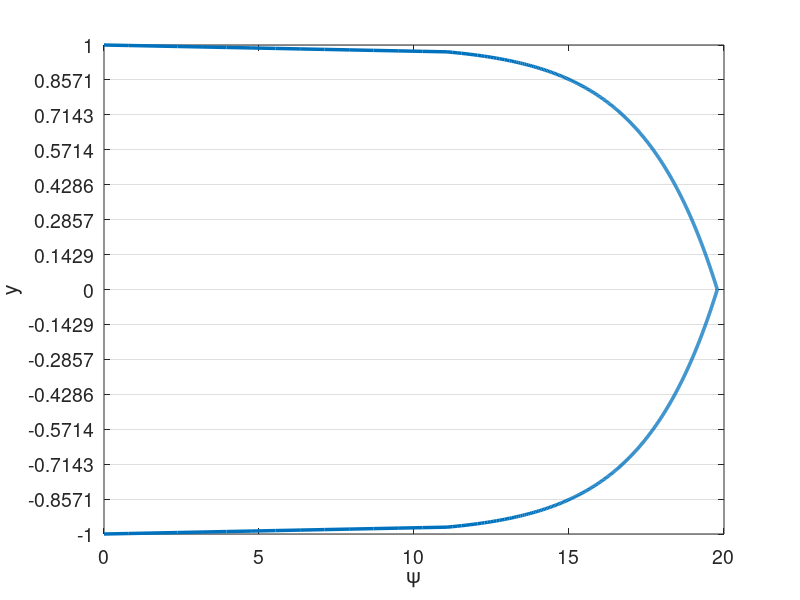

Write MATLAB code to recreate this figure. (Note: this script raises an error after producing the figure.)
% clc
clear all
close all


set(0,'DefaultAxesFontSize',14)
set(0,'defaultLineLineWidth',2.5)
% set(0,'DefaultFigureWindowStyle','docked')


linestyles = {'k-','b-','r-','g-','c-','m-','k--','b--','r--','g--','c--','m--','k-.','b-.','r-.','g-.','c-.','m-.','k:','b:','r:','g:','c:','m:'};
pointstyles = {'ko','bo','ro','go','co','mo','k^','b^','r^','g^','c^','m^','ks','bs','rs','gs','cs','ms','k*','b*','r*','g*','c*','m*','k+','b+','r+','g+','c+','m+'};
%%

%%%%%%%%%%%%%%%%%%%%%%%%%%%%%%%%%%%%%%%%%%%%%%%%%%%%%%%%%%%%%%%%%%
% Navier-Stokes Solver Demo (2D Channel)
%%%%%%%%%%%%%%%%%%%%%%%%%%%%%%%%%%%%%%%%%%%%%%%%%%%%%%%%%%%%%%%%%%

format compact;
format short; 
mu = 1/395;
rho = 1;
Re = rho/mu; 
dpdx = 1;
k_bc_val = 0;
omg_bc_val = 1*k_bc_val;

%N=16; E=5; N1=N+1; nL=N1*N1*E;  % 16th order
N=7; % polynomial order  
Ex=1; % Number of elements in x
Ey=14; % Number of elements in y
CFL=0.1;
u_ic = Re;
pert = 0.0;
% f_ic = @(x,y) 3/2*(1-y.^2);
f_ic = @(x,y) 20*(1-y.^8);

rans_on = 1;


soln_dir = "big_run_20";
plot_soln = 1;
save_soln = 1;
plot_int = 10000;
save_soln_int = 10000;

%% Enrichment information
en_on = 0;
N_en_y = 1; 
% en_mag = 1;
% psi = {@(x,y) en_mag*(0.5*(1 - y.^2) + 0.*x), @(x,y) 0.*y + 0.*x};
% gpsi = {@(x,y) 0.*y + 0.*x, @(x,y) en_mag*(-1.*y + 0.*x), ...
%         @(x,y) 0.*y + 0.*x, @(x,y) 0.*y + 0.*x};
% hpsi = {@(x,y) 0.*y + 0.*x, @(x,y) en_mag*(-1 - 0.*y + 0.*x), ...
%         @(x,y) 0.*y + 0.*x, @(x,y) 0.*y + 0.*x};
    
% psi = {@(x,y) (0.5*(1 - y.^4) + 0.*x), @(x,y) 0.*y + 0.*x};
% gpsi = {@(x,y) 0.*y + 0.*x, @(x,y) (-2.*y.^3 + 0.*x), ...
%         @(x,y) 0.*y + 0.*x, @(x,y) 0.*y + 0.*x};
% hpsi = {@(x,y) 0.*y + 0.*x, @(x,y) (-6.*y.^2 + 0.*x), ...
%         @(x,y) 0.*y + 0.*x, @(x,y) 0.*y + 0.*x};
%    

    
% Law of the wall
Re_t = Re;
u_tau = 1;
nu = 1/Re_t;
kap = 0.41;
beta = 5.2;
dypdy = u_tau/nu;
ypb = 11.062299784340414;
yp = @(y) (1-abs(y))*Re_t;
psi = {@(x,y) (yp(y) <= ypb).*yp(y) + (yp(y) > ypb).*(1./kap.*log(yp(y)+eps)+beta) + 0.*x, @(x,y) 0.*y + 0.*x};
gpsi = {@(x,y) 0.*y + 0.*x,  @(x,y) ((yp(y) <= ypb).*1 + (yp(y) > ypb).*1/(kap*(yp(y)+eps)))*dypdy + 0.*x,...
        @(x,y) 0.*y + 0.*x, @(x,y) 0.*y + 0.*x};
hpsi = {@(x,y) 0.*y + 0.*x,  @(x,y) ((yp(y) <= ypb).*0 + (yp(y) > ypb).*-1./(kap*(yp(y)+eps).^2))*dypdy*dypdy + 0.*x,...
        @(x,y) 0.*y + 0.*x, @(x,y) 0.*y + 0.*x};
    

%% Plot psi
figure(5)
ys_plot = linspace(-1,1,1000);
plot(psi{1}(0,ys_plot),ys_plot)
xlabel('\psi')
ylabel('y')
set(gca, 'YGrid', 'on', 'XGrid', 'off')
yticks(linspace(-1,1,Ey+1));

psi_p = psi{1}(0,N_en_y*2/Ey-1);
dypsi_p1 = gpsi{2}(0,N_en_y*2/Ey-1);
dypsi_p2 = gpsi{2}(0,1-N_en_y*2/Ey);

%% Begin Solve
E=Ex*Ey; % Total number of elements
N1=N+1;
disp("Generating Matrices")
Q=makeq(Ex,Ey,N); % Global continuity
R=maker(Q,Ex,N); % Restriction matrix, applies Dirichlet conditions
% [X,Y]=make_geom_channel(Ex,Ey,N);      % Geometry in local form
[X,Y]=make_geom_channel_exp(Ex,Ey,N);      % Geometry in local form
en_b_nodes = get_en_bound_nodes(Ex,Ey,N,N_en_y);

Ys = zeros(Ey*length(Y(1,:,1)),1);
for i = 1:Ey
    Ys((i-1)*(N+1)+1:(i)*(N+1)) = Y(1,:,(i-1)*Ex+1);
end
        
[G,J,ML,RX]=make_coef(X,Y);
[Ah,Bh,Ch,Dh,z,w]=semhat(N);
[Gs, Gs_x, Gs_y] =  face_mats(X,Y,E,N);
Gs_c = R*Q'*apply_en_cont(Gs,en_b_nodes,psi_p);
Gsb = R*Q'*Gs*Q*R';


[n,nb]=size(R); 
nL=N1*N1*E;

Ab=spalloc(nL,nL,nL*N);    %  Generate Abar
for j=1:nL
    x=zeros(nL,1); 
    x(j)=1; 
    Ab(:,j)=abar_c(x,Dh,G,Q);  % assembled Neumann Operator
end
A_c=R*Q'*apply_en_cont(Ab,en_b_nodes,psi_p);
S_check=full(Ab);
Ab = Q'*Ab*Q;
A=R*Ab*R'; % Full stiffness matrix
Bb=reshape(ML,nL,1); % Form Mass matrix
Bb=diag(Bb); 
Bb=sparse(Bb); 
Ma=R*Q'*Bb*Q*R'; % Assembling mass matrix  % Full mass matrix
M_c = R*Q'*apply_en_cont(Bb,en_b_nodes,psi_p);


%% Form matrices for rans

[L_x,L_y,J_x,J_y] = dir_jac(E,X,Y);
w2d = w*w';
w1d = reshape(w2d,[N1*N1,1])';
[dphi_dxi, dphi_deta, dphi_dx, dphi_dy, dpdx_dpdx, dpdy_dpdy, dpdx_dpdy, ...
        dpdx_dpdx_flat, dpdy_dpdy_flat, dpdx_dpdy_flat] ...
    = get_phi_grads(N1,Dh,E,J_x,J_y);
dphi_dx_flat = reshape(dphi_dx,N1*N1,N1*N1,E);
dphi_dy_flat = reshape(dphi_dy,N1*N1,N1*N1,E);

myA = zeros(N1*N1*E);
for ie=1:E
    for i=1:N1*N1
        for j=1:N1*N1
            myA((ie-1)*N1*N1+i,(ie-1)*N1*N1+j) = ... 
                sum(J(:,:,ie).*w2d.*dpdx_dpdx(:,:,i,j,ie) ...
               + J(:,:,ie).*w2d.*dpdy_dpdy(:,:,i,j,ie),'All');           
        end
    end    
end

A_x = form_Ax(N1,E,w2d,J_x,J,dpdx_dpdx,ones(size(J)));
A_y = form_Ay(N1,E,w2d,J_y,J,dpdy_dpdy,ones(size(J)));
A_xy = form_Axy(N1,E,w2d,J_x,J_y,J,dpdx_dpdy,ones(size(J)));


SS = zeros(N1,N1,E,2,2);
OS = zeros(N1,N1,E,2,2);
dudx = zeros(N1,N1,E);
dudy = zeros(N1,N1,E);
dvdx = zeros(N1,N1,E);
dvdy = zeros(N1,N1,E);
dkdx = zeros(N1,N1,E);
dkdy = zeros(N1,N1,E);
domgdx = zeros(N1,N1,E);
domgdy = zeros(N1,N1,E);

%%
M_check=full(Bb);

Ma_uv_check = zeros(2*nL);
Ma_uv_check(1:nL,1:nL) = M_check;
Ma_uv_check(nL+1:2*nL,nL+1:2*nL) = M_check;
A_uv_check = zeros(2*nL);
A_uv_check(1:nL,1:nL) = S_check;
A_uv_check(nL+1:2*nL,nL+1:2*nL) = S_check;

M_q = full(Ma);
S_q = full(A);


%%
% Assemble overall system matrices
nn = length(Ma); % number of nodes in the domain
Ma_uv = zeros(2*nn);
Ma_uv(1:nn,1:nn) = Ma;
Ma_uv(nn+1:2*nn,nn+1:2*nn) = Ma;
Ma_uv = sparse(Ma_uv);
A_uv = zeros(2*nn);
A_uv(1:nn,1:nn) = A;
A_uv(nn+1:2*nn,nn+1:2*nn) = A;
A_uv = sparse(A_uv);
ML_uv = zeros(2*(N+1),2*(N+1),E);
ML_uv(1:N+1,1:N+1,1:E) = ML;
ML_uv(N+2:2*(N+1),N+2:2*(N+1),1:E) = ML;
G_uv = zeros(2*nn);
G_uv(1:nn,1:nn) = Gsb;
G_uv(nn+1:2*nn,nn+1:2*nn) = Gsb;
G_uv = sparse(G_uv);



%% Assemble enrichment matrices
psi_xy{1} = psi{1}(X,Y);
psi_xy{2} = psi{2}(X,Y);
if en_on
    disp("Computing enrichment")
    [Mp,Sp,T1,T2,T1_alt,T1_alt2,Mp_alt,Sp_alt,z_en,w_en] = enrich_mats(X,Y,E,N,psi,gpsi,hpsi,J);
    nb = N1*N1;
        
    for is=1:2
        Mp_all{is} = zeros(nb*E,nb*E);
        Sp_all{is} = zeros(nb*E,nb*E);
        T1_all{is} = zeros(N+1,N+1,E);
        T2_all{is} = zeros(N+1,N+1,E);
        T1_alt_all{is} = zeros(N+1,N+1,E);
        T1_alt2_all{is} = zeros(N+1,N+1,E);
        Mp_alt_all{is} = zeros(nb*E,nb*E);
        Sp_alt_all{is} = zeros(nb*E,nb*E);
        
        T1_rs{is} = reshape(T1{is},[N+1,N+1,E]);
        T2_rs{is} = reshape(T2{is},[N+1,N+1,E]);
        T1_alt_rs{is} = reshape(T1_alt{is},[N+1,N+1,E]);
        T1_alt2_rs{is} = reshape(T1_alt2{is},[N+1,N+1,E]);
        
        % TODO: Assemble differently for different elements
        for iy = 1:Ey
            for ix = 1:Ex
                i = (iy-1)*Ex+ix;
                if ((iy <= N_en_y) || (iy > Ey-N_en_y))
                    Mp_all{is}((i-1)*nb+1:i*nb,(i-1)*nb+1:i*nb) = Mp{is}(:,:,i);
                    Sp_all{is}((i-1)*nb+1:i*nb,(i-1)*nb+1:i*nb) = Sp{is}(:,:,i);
                    T1_all{is}(:,:,i) = T1_rs{is}(:,:,i); 
                    T2_all{is}(:,:,i) = T2_rs{is}(:,:,i);
                    T1_alt_all{is}(:,:,i) = T1_alt_rs{is}(:,:,i); 
                    T1_alt2_all{is}(:,:,i) = T1_alt2_rs{is}(:,:,i); 
                end                
            end
        end
        %%
        if is == 1
            Mp_check_1 = full(Mp_all{is});
            Sp_check_1 = full(Sp_all{is});
            T1_check_1 = full(T1_all{is});
            T2_check_1 = full(T2_all{is});
            Mp_check_2 = zeros(size(Mp_all{is}));
            Sp_check_2 = zeros(size(Mp_all{is}));
            T1_check_2 = zeros(size(Mp_all{is}));
            T2_check_2 = zeros(size(Mp_all{is}));
        elseif is == 2
            Mp_check_2 = full(Mp_all{is});
            Sp_check_2 = full(Sp_all{is});
            T1_check_2 = full(T1_all{is});
            T2_check_2 = full(T2_all{is});
        end
        %%
        Mp_all{is} = sparse(Mp_all{is});        
        Mp_all_c{is} = R*Q'*apply_en_cont(Mp_all{is},en_b_nodes,psi_p);
        Mp_all{is} = R*Q'*Mp_all{is}*Q*R';
        Sp_all{is} = sparse(Sp_all{is});
        Sp_all_c{is} = R*Q'*apply_en_cont(Sp_all{is},en_b_nodes,psi_p);
        Sp_all{is} = R*Q'*Sp_all{is}*Q*R';
        
        Mp_alt_all{is} = sparse(Mp_alt_all{is});        
        Mp_alt_all_c{is} = R*Q'*apply_en_cont(Mp_alt_all{is},en_b_nodes,psi_p);
        Mp_alt_all{is} = R*Q'*Mp_alt_all{is}*Q*R';   
    end
    
    Mp_uv = zeros(2*nn);
    Sp_uv = zeros(2*nn);
    Mp_uv(1:nn,1:nn) = Mp_all{1};
    Mp_uv(1:nn,nn+1:2*nn) = Mp_all{2};
    Sp_uv(1:nn,1:nn) = Sp_all{1};
    Sp_uv(nn+1:2*nn,nn+1:2*nn) = Sp_all{1};
    
    %%
    Mp_uv_check = zeros(2*nL);
    Mp_uv_check(1:nL,1:nL) = Mp_check_1;
    Mp_uv_check(1:nL,nL+1:2*nL) = Mp_check_2;
    Sp_uv_check(1:nL,1:nL) = Sp_check_1;
    Sp_uv_check(nL+1:2*nL,nL+1:2*nL) = Sp_check_1;
    Mp_q_1 = full(Mp_all{1});
    Sp_q_1 = full(Sp_all{1});
    
    Mp_q_2 = full(Mp_all{2});
    Sp_q_2 = full(Sp_all{2});
    %%

    Mp_uv = sparse(Mp_uv);
    Sp_uv = sparse(Sp_uv);   
end

%%

dxmin=pi*(z(N1)-z(N))/(2*Ex); % Get min dx for CFL constraint
Tfinal=50; 
dt=CFL*dxmin/u_ic; 
nstep=ceil(Tfinal/dt); 
dt=Tfinal/nstep; 
% Print information
nstep
dt
yp1 = (1+Y(1,2))*Re

disp("Computing inverse")
Ai=pinv(full(Ab)); 

disp("Setting Initial Conditions")
% Initial conditions
u=u_ic*ones(size(ML)); 
v=0*ML;
k=k_bc_val*ones(size(ML));
omg=omg_bc_val*ones(size(ML));

for e = 1:E
    for i = 1:N+1
        for j = 1:N+1
            u(i,j,e) = f_ic(X(i,j,e),Y(i,j,e))+pert*rand()*u_ic;
            v(i,j,e) = v(i,j,e)+pert*rand()*u_ic;
            if en_on
                if ((e <= Ex*N_en_y) || (e > (Ey-N_en_y)*Ex))
                    u(i,j,e) = u(i,j,e) - psi{1}(X(i,j,e),Y(i,j,e));
                    v(i,j,e) = v(i,j,e) - psi{2}(X(i,j,e),Y(i,j,e));
                end
            end
        end
    end
end

% u_tau = 1;
u_tau = sqrt(0.316./(Re.^0.25)/8);
Yp = max((1-abs(Y))*u_tau*Re,1e-3);
sigma = 0.6;
fact = exp((-(log10(Yp)-1).^2)./(2*sigma.^2));
k = k_bc_val + 4.5*u_tau*u_tau*fact;

eps_s = 3;
omg_bc_val = 40000*u_tau.^2/(mu*eps_s.^2);
omg = omg_bc_val + 0.5*Re*u_tau*u_tau*fact;

% u = apply_en_cont_soln(u,en_b_nodes,psi_p);
u1=u; u2=u; u3=u; fx3=u; fx2=u; fx1=u;
v1=v; v2=v; v3=v; fy3=v; fy2=v; fy1=v;
k1=k; k2=k; k3=k; fk3=k; fk2=k; fk1=k;
omg1=omg; omg2=omg; omg3=omg; fomg3=omg; fomg2=omg; fomg1=omg;

F = dpdx*ones(size(ML));
% Fb=reshape(ML.*F,nL,1); %% Output
% 
% Fb=Bb\(Q'*Fb);  

uv = [u;v];

%%
uv_ic_check = uv;

%% Setup BC if nonzero
% u_bc = ones(size(u)).*((Y==1)+(Y==-1));
% u_bc = reshape(ML.*u_bc,nL,1);
% u_bc = Bb\(Q'*u_bc);

k_bc = k_bc_val.*ones(size(k));
k_bc = reshape(ML.*k_bc,nL,1);
k_bc = (Q'*Bb*Q)\(Q'*k_bc);

omg_bc = omg_bc_val.*ones(size(omg));
omg_bc = reshape(ML.*omg_bc,nL,1);
omg_bc = (Q'*Bb*Q)\(Q'*omg_bc);


%%
disp("Timestepping")
plot1 = 1;
time = 0;
plot1 = post_channel(N,Ex,Ey,w,X,Y,Ys,en_on,time,u,psi_xy,N_en_y,plot1);
if save_soln
    mkdir(soln_dir);
end
%%
% psi_len = length(M_c);
% psi_c = zeros(psi_len,1);
% psi_c(1:psi_len/2) = -1*ones(psi_len/2,1)*psi_p;
% psi_c(psi_len/2+1:psi_len) = 1*ones(psi_len/2,1)*psi_p;
for step=1:nstep
    %% Form S
    u_flat = reshape(u,N1*N1,E);
    v_flat = reshape(v,N1*N1,E);
    k_flat = reshape(k,N1*N1,E);
    omg_flat = reshape(omg,N1*N1,E);

    
    for ie = 1:E
        dudx(:,:,ie) = reshape(dphi_dx_flat(:,:,ie)*u_flat(:,ie),N1,N1);
        dvdx(:,:,ie) = reshape(dphi_dx_flat(:,:,ie)*v_flat(:,ie),N1,N1);
        dudy(:,:,ie) = reshape(dphi_dy_flat(:,:,ie)*u_flat(:,ie),N1,N1);
        dvdy(:,:,ie) = reshape(dphi_dy_flat(:,:,ie)*v_flat(:,ie),N1,N1);
        dkdx(:,:,ie) = reshape(dphi_dx_flat(:,:,ie)*k_flat(:,ie),N1,N1);
        dkdy(:,:,ie) = reshape(dphi_dy_flat(:,:,ie)*k_flat(:,ie),N1,N1);
        domgdx(:,:,ie) = reshape(dphi_dx_flat(:,:,ie)*omg_flat(:,ie),N1,N1);
        domgdy(:,:,ie) = reshape(dphi_dy_flat(:,:,ie)*omg_flat(:,ie),N1,N1);
    end
    SS(:,:,:,1,1) = 1/2*(dudx+dudx);
    SS(:,:,:,1,2) = 1/2*(dudy+dvdx);
    SS(:,:,:,2,1) = 1/2*(dvdx+dudy);
    SS(:,:,:,2,2) = 1/2*(dvdy+dvdy);
    OS(:,:,:,1,1) = 1/2*(dudx-dudx);
    OS(:,:,:,1,2) = 1/2*(dudy-dvdx);
    OS(:,:,:,2,1) = 1/2*(dvdx-dudy);
    OS(:,:,:,2,2) = 1/2*(dvdy-dvdy);
    

    %% Get rans values
    [mu_t,gam_k,gam_omg,G_k,G_omg,Y_k,Y_omg,S_k,S_omg] ...
        = get_rans_coeffs(rho,mu,k,omg,SS,OS,dkdx,dkdy,domgdx,domgdy);
    Re_t = rho./(mu_t+eps);
    Re_comb = rho./(mu*ones(size(mu_t))+mu_t*rans_on);
    Re_k = rho./gam_k;
    Re_omg = rho./gam_omg;
    %% Timestepping
    time=step*dt;
    if step==1; b0=1.0;    b= [ -1 0 0 ]';       a=[ 1  0 0 ]'; end
    if step==2; b0=1.5;    b=([ -4 1 0 ]')./2;   a=[ 2 -1 0 ]'; end
    if step==3; b0=11./6.; b=([ -18 9 -2 ]')./6; a=[ 3 -3 1 ]'; end
%     if step>=3
        if en_on
            H_x=(Ma + A*dt/(b0*Re) + dt/b0*(Mp_all{1} + Sp_all{1}));
            H_y=(Ma + A*dt/(b0*Re));
            [LH_x,UH_x]=lu(H_x);
            [LH_y,UH_y]=lu(H_y);
            terms_x = 1/Re*(T1_all{1})+T2_all{1};
            terms_y = 1/Re*(T1_all{2})+T2_all{2};
            
            T1_rhs = (dt/b0)*1/Re*R*Q'*reshape(T1_alt_all{1},nL,1);
            
            H_uv = (Ma_uv + (A_uv)*dt/(b0*Re) + dt/b0*(Mp_uv + Sp_uv));
            H_c = (M_c + (A_c)*dt/(b0*Re) + dt/b0*(Mp_all_c{1}+Sp_all_c{1}));
            H_q = full(H_uv);
            rhs_c = (H_c);
            [LH_uv,UH_uv]=lu(H_uv);
        else
%             H=(Ma + A*dt/(b0*Re));
%             [LH_x,UH_x]=lu(H);
%             LH_y = LH_x;
%             UH_y = UH_x;

            terms_x = zeros(N+1,N+1,E);
            terms_y = zeros(N+1,N+1,E);
            T1_rhs = 0;

            [A_x_full,A_y_full,A_xy_full] = form_Ax_Ay_Axy(N1,E,w1d,J,dpdx_dpdx_flat,dpdy_dpdy_flat,dpdx_dpdy_flat,Re_comb);
            A_x = R*Q'*A_x_full*Q*R';
            A_y = R*Q'*A_y_full*Q*R';
            A_xy = R*Q'*A_xy_full*Q*R';
            A_uv = zeros(2*nn);
            A_uv(1:nn,1:nn) = 2*A_x+A_y+A_xy;
            A_uv(nn+1:2*nn,nn+1:2*nn) = A_x+2*A_y+A_xy';
            A_uv = sparse(A_uv);
            
            H_uv = (Ma_uv + (A_uv)*dt/(b0));
%             H_check = (Ma_uv_check + A_uv_check*dt/(b0*Re)); 
            rhs_c = zeros(size(Ma(:,1)));
            [LH_uv,UH_uv]=lu(H_uv);
            
            if rans_on
                [A_x_k,A_y_k] = form_Ax_Ay(N1,E,w1d,J,dpdx_dpdx_flat,dpdy_dpdy_flat,Re_k);
                A_k = R*Q'*(A_x_k + A_y_k)*Q*R';
                Ab_k = Q'*(A_x_k + A_y_k)*Q;
                H_k=(Ma+A_k*dt/(b0));
                H_k_bar = (Q'*Bb*Q+ Ab_k*dt/(b0));
                
                [LH_k,UH_k]=lu(H_k);
                
                % Assuming Re_omg=Re_k
                H_omg = H_k;
                H_omg_bar = H_k_bar;
                LH_omg = LH_k;
                UH_omg = UH_k;
            end
%             Hbar=(Bb+ Ab*dt/(b0*Re));
        end
        
        b0i=1./b0;
%     end % Viscous op
    

    
 
    %% uv version
    
%   Nonlinear step - unassembled, not multiplied by mass matrix

    fx1 = -convl(u,RX,Dh,u,v) + F; % du = Cu  
    fy1 = -convl(v,RX,Dh,u,v); % dv = Cv
    fk1 = -convl(k,RX,Dh,u,v) + G_k - Y_k + S_k; % dk = Ck
    fomg1 = -convl(omg,RX,Dh,u,v) + G_omg - Y_omg + S_omg; % domg = Comg
    
    %%

    rx   = a(1)*fx1   + a(2)*fx2   + a(3)*fx3; % kth-order extrapolation
    ry   = a(1)*fy1   + a(2)*fy2   + a(3)*fy3;
    rk   = a(1)*fk1   + a(2)*fk2   + a(3)*fk3;
    romg = a(1)*fomg1 + a(2)*fomg2 + a(3)*fomg3;

    fx3=fx2; fx2=fx1; 
    fy3=fy2; fy2=fy1; 
    fk3=fk2; fk2=fk1;
    fomg3=fomg2; fomg2=fomg1;

    rx  = dt*rx - (b(1)*u+b(2)*u2+b(3)*u3); u3=u2; u2=u; % Add BDF terms
    ry  = dt*ry - (b(1)*v+b(2)*v2+b(3)*v3); v3=v2; v2=v; %     and
    rk  = dt*rk - (b(1)*k+b(2)*k2+b(3)*k3); k3=k2; k2=k;
    romg = dt*romg - (b(1)*omg+b(2)*omg2+b(3)*omg3); omg3=omg2; omg2=omg;
    
    ut  = b0i*rx; 
    vt  = b0i*ry; 
    k   = b0i*rk;
    omg = b0i*romg;

%   uL=ut; vL=vt;
    [uL,vL,pr]=pressure_project(ut,vt,Ai,Q,ML,RX,Dh); % Div-free velocity
    pr = (b0/dt)*pr;
    

    %%

    %   Set RHS.                 %Viscous update. %  Convert to local form.
%     u=R*(Q'*reshape(ML.*uL,nL,1)-Hbar*u_bc);
    u_rhs=R*(Q'*reshape(ML.*uL,nL,1));
    v_rhs=R*(Q'*reshape(ML.*vL,nL,1));
    
    if rans_on
        k_rhs=R*(Q'*reshape(ML.*k,nL,1)-H_k_bar*k_bc);
        omg_rhs=R*(Q'*reshape(ML.*omg,nL,1)-H_omg_bar*omg_bc);
    end
    
    u_rhs = u_rhs + T1_rhs;
    
    %%
    
    uv = [u_rhs+rhs_c;v_rhs];
    uv=UH_uv\(LH_uv\uv);
 
    if rans_on
        k = UH_k\(LH_k\k_rhs);
        omg = UH_omg\(LH_omg\omg_rhs);
    end
    
    u = uv(1:nn);
    v = uv(nn+1:2*nn);
    u=Q*(R'*u);
    if en_on
        u = apply_en_cont_soln(Ey,N_en_y,en_b_nodes,u,psi_p);
    end
    u=reshape(u,N1,N1,E);
    v=Q*(R'*v);
    v=reshape(v,N1,N1,E);
    
    
    if rans_on
        k=Q*(R'*k+k_bc);
        k=reshape(k,N1,N1,E);
        omg=Q*(R'*omg+omg_bc);
        omg=reshape(omg,N1,N1,E);
    end
    
    
%% Output
    if mod(step,plot_int)==0 && plot_soln
        plot1 = post_channel(N,Ex,Ey,w,X,Y,Ys,en_on,time,u,psi_xy,N_en_y,plot1);
    end
    if mod(step,save_soln_int)==0 && save_soln
        fname = strcat(soln_dir,"/soln_Re_",num2str(Re),"_P_",num2str(N),"_",num2str(Ex),"x",num2str(Ey),"_step_",num2str(step),".mat");
        save(fname,"u","v","pr","psi","gpsi","hpsi","N","Ex","Ey","en_on","time","psi_xy","N_en_y","w","X","Y","Ys","Re","pert","k","omg","mu_t","k_bc","omg_bc","rho");
    end

end
%%%%%%%%%%%%%%%%%%%%%%%%%%%%%%%%%%%%%%%%%%%%%%%%%%%%%%%%%%%%%%%%%%
